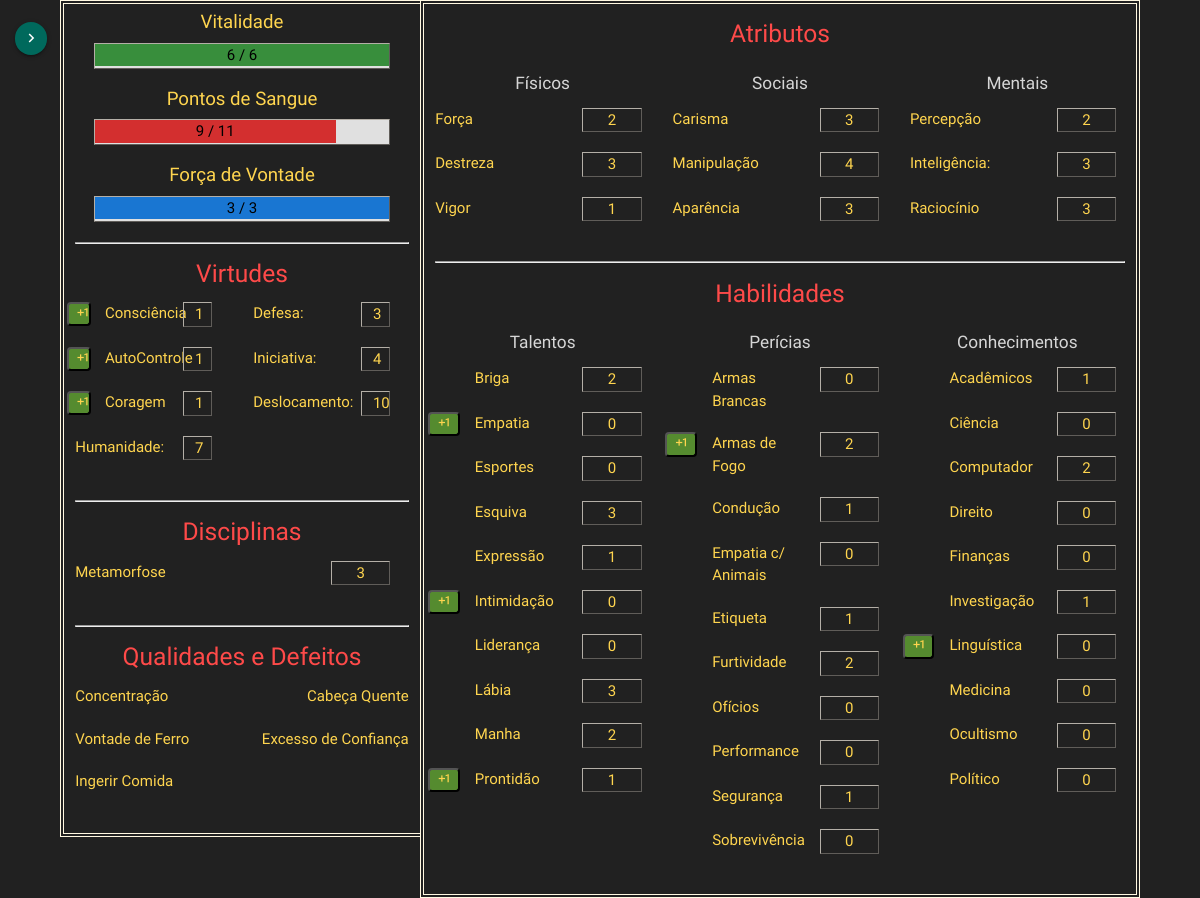
The app's page /subir_nivel/1/, older data.
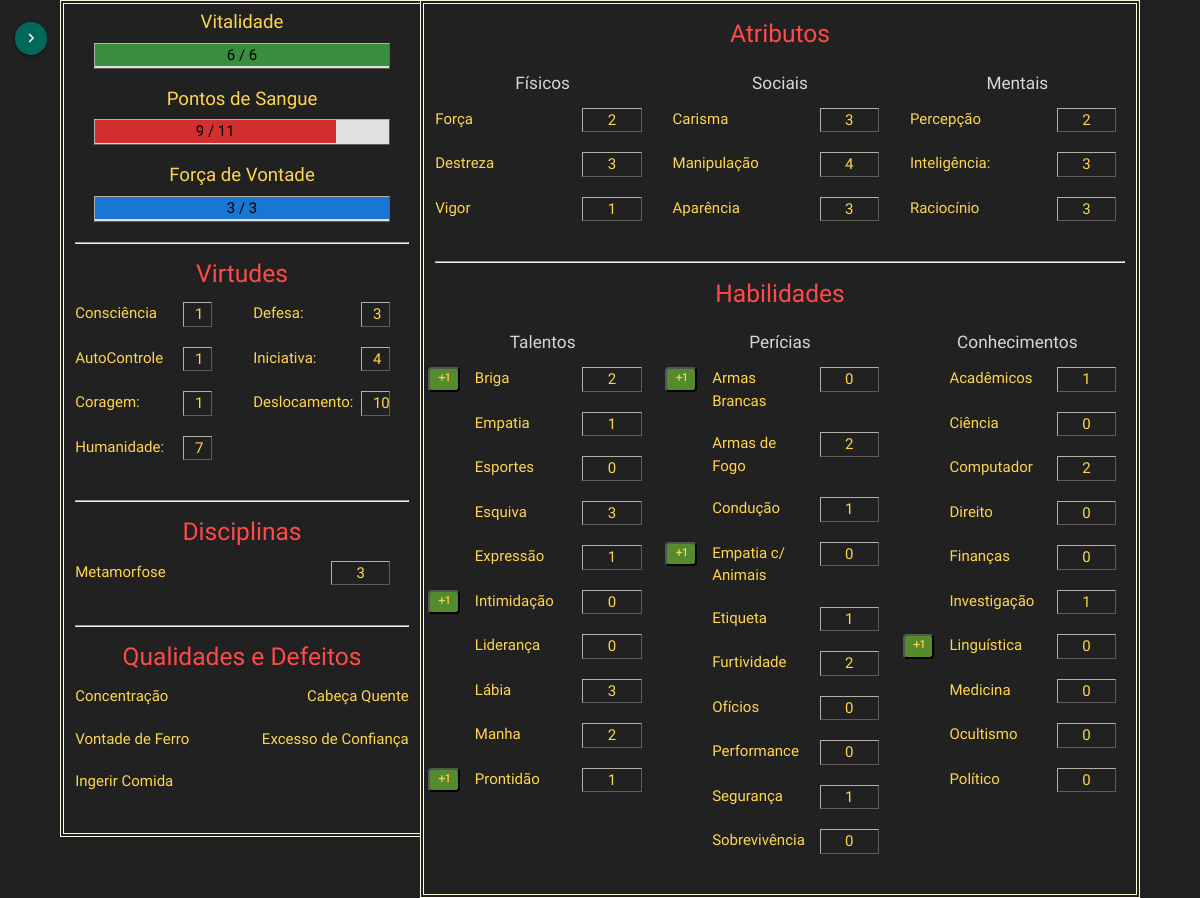
The same page, newer data.
### core/models/model_habilidade.py (models this page shows, shortened)
class Habilidade(models.Model):
    class Meta:
        verbose_name = ('habilidade')
        verbose_name_plural = ('habilidades')
        ordering = ['titulo']
    class Tipo(models.IntegerChoices):
        TALENTO = 1
        PERICIA = 2
        CONHECIMENTO = 3
    ficha = models.ForeignKey('Ficha', on_delete=models.CASCADE)
    tipo = models.IntegerField(choices=Tipo.choices)
    titulo = models.CharField(max_length=150, null=True, blank=True)
    valor = models.IntegerField(null=True, blank=False, default=0)
    checked = models.BooleanField(default=False)

### core/views/view_ficha_visualizacao.py (the view)
# urls.py: path('subir_nivel/<int:pk>/', views.ficha_update, name='subir_nivel'),
def ficha_update(request, pk, template_name="core/ficha_atualizacao.html"):
    entidade = {}
    personagem = get_object_or_404(Personagem, pk=pk)
    entidade['personagem'] = personagem
    ficha = Ficha.objects.get(id_personagem=personagem.pk)
    entidade['ficha'] = ficha
    entidade['porcentagem'] = ficha.calculaPorcentagens()
    entidade['custo'] = ficha.calculaCustos()
    habilidades = Habilidade.objects.all().filter(ficha=ficha.id)
    if habilidades.exists():
        entidade['habilidades'] = habilidades
    disciplinas = Extra.objects.all().filter(id_personagem=personagem.pk, tipo=1)
    if disciplinas.exists():
        entidade['disciplinas'] = disciplinas
    antecendentes = Extra.objects.all().filter(id_personagem=personagem.pk, tipo=2)
    if antecendentes.exists():
        entidade['antecendentes'] = antecendentes
    qualidades = Extra.objects.all().filter(id_personagem=personagem.pk, tipo=3)
    if qualidades.exists():
        entidade['qualidades'] = qualidades
    defeitos = Extra.objects.all().filter(id_personagem=personagem.pk, tipo=4)
    if defeitos.exists:
        entidade['defeitos'] = defeitos
    inventario = Extra.objects.all().filter(id_personagem=personagem.pk, tipo=5)
    if inventario.exists():
        entidade['inventario'] = inventario
    entidade['imagem'] = "img/token_" + str(personagem.pk) + ".png"
    return render(request, template_name, {'entidade': entidade})

### core/models/model_ficha.py (called while the page is built)
    def calculaCustos(self):
        retorno = {}
        if self.consciencia < 4:
            consciencia = self.consciencia * 2
        else:
            consciencia = self.consciencia * 4
        retorno['consciencia'] = consciencia
        if self.autocontrole < 4:
            autocontrole = self.autocontrole * 2
        else:
            autocontrole = self.autocontrole * 4
        retorno['autocontrole'] = autocontrole
        if self.consciencia < 4:
            coragem = self.coragem * 2
        else:
            coragem = self.coragem * 4
        retorno['coragem'] = coragem
        return retorno

    def calculaPorcentagens(self):
        retorno = {}
        retorno['vitalidade'] = 100 * (self.vitalidade / self.vitalidade_max)
        retorno['sangue'] = 100 * (self.pontos_sangue / self.pontos_sangue_max)
        retorno['vontade'] = 100 * (self.forca_vontade / self.forca_vontade_max)
        return retorno

### core/templates/core/ficha_atualizacao.html (shortened to what the changed rows need)
{% extends 'core/baseTemplate.html' %}
{% block conteudo %}
<div class="col s4 col-esquerda">
    <div class="row">
        <div class = 'col s6'>
            <div class = 'row'>
                {% if entidade.ficha.experiencia >= entidade.custo.consciencia %}
                <div class = 'col s2 col-btn'>
                    <form action="{% url 'upar_virtude' %}"  method="post"> {% csrf_token %}
                        <button type="submit" class="vcheck btn-alt-stats"><i class="tiny material-icons"> exposure_plus_1 </i></button>
                    </form>
                </div>
                <div class = 'col s6 col-titulo'> Consciência </div>
                {% endif %}
                {% if entidade.ficha.experiencia < entidade.custo.consciencia %}
                    <div class = 'col s8 col-titulo'> Consciência </div>
                {% endif %}
                <div class = 'col s2 col-valor'> {{entidade.ficha.consciencia}} </div>
            </div>
            <div class = 'row linha'>
                {% if entidade.ficha.experiencia >= entidade.custo.autocontrole %}
                <div class = 'col s2 col-btn'>
                    <form action="{% url 'upar_virtude' %}"  method="post"> {% csrf_token %}
                        <button type="submit" class="vcheck btn-alt-stats"><i class="tiny material-icons"> exposure_plus_1 </i></button>
                    </form>
                </div>
                <div class = 'col s6 col-titulo'> AutoControle </div>
                {% endif %}
                {% if entidade.ficha.experiencia < entidade.custo.autocontrole %}
                    <div class = 'col s8 col-titulo'> AutoControle </div>
                {% endif %}
                <div class = 'col s2 col-valor'> {{entidade.ficha.autocontrole}} </div>
            </div>
            <div class = 'row linha'>
                {% if entidade.ficha.experiencia >= entidade.custo.coragem %}
                <div class = 'col s2 col-btn'>
                    <form action="{% url 'upar_virtude' %}"  method="post"> {% csrf_token %}
                        <button type="submit" class="vcheck btn-alt-stats"><i class="tiny material-icons"> exposure_plus_1 </i></button>
                    </form>
                </div>
                <div class = 'col s6 col-titulo'> Coragem </div>
                {% endif %}
                {% if entidade.ficha.experiencia < entidade.custo.coragem %}
                    <div class = 'col s8 col-titulo'> Coragem: </div>
                {% endif %}
                <div class = 'col s2 col-valor'> {{entidade.ficha.coragem}} </div>
            </div>
        </div>
    </div>
</div>
<div class="col s8 col-direita">
    <div class="row">
        <div class="col s4">
            {% for habilidade in entidade.habilidades %}
                {% if habilidade.tipo == 1 %}
                    <div class = 'row'>
                        <div class = 'col s2 col-btn'>
                            <form action="{% url 'upar_habilidade' %}"  method="post"> {% csrf_token %}
                                {% if habilidade.checked == True %}
                                    <button type="submit" class="vcheck btn-alt-stats"><i class="tiny material-icons"> exposure_plus_1 </i></button>
                                {% endif %}
                            </form>
                        </div>
                        <div class = 'col s6 col-titulo'> {{ habilidade.titulo }} </div>
                        <div class = 'col s3 col-valor'> {{ habilidade.valor }} </div>
                    </div>
                {% endif %}
            {% endfor %}
        </div>
        <div class="col s4">
            {% for habilidade in entidade.habilidades %}
                {% if habilidade.tipo == 2 %}
                    <div class = 'row'>
                        <div class = 'col s2 col-btn'>
                            <form action="{% url 'upar_habilidade' %}"  method="post"> {% csrf_token %}
                                {% if habilidade.checked == True %}
                                    <button type="submit" class="btn-alt-stats vcheck"><i class="tiny material-icons"> exposure_plus_1 </i></button>
                                {% endif %}
                            </form>
                        </div>
                        <div class = 'col s6 col-titulo'> {{ habilidade.titulo }} </div>
                        <div class = 'col s3 col-valor'> {{ habilidade.valor }} </div>
                    </div>
                {% endif %}
            {% endfor %}
        </div>
    </div>
</div>
{% endblock conteudo %}

Row changes from the older to the newer data that the page shows:
changed Ficha: experiencia 4 → 1 (drawn)
changed Habilidade "Briga": checked False → True (drawn)
changed Habilidade "Empatia": valor "0" → "1"; checked True → False (drawn)
changed Habilidade "Armas Brancas": checked False → True (drawn)
changed Habilidade "Armas de Fogo": checked True → False (drawn)
changed Habilidade "Empatia c/ Animais": checked False → True (drawn)
Text that changed along with them:
text no longer shown: "Coragem"
text now shown: "Coragem:"
